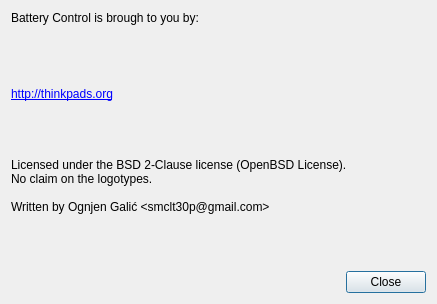
<?xml version="1.0" encoding="UTF-8"?>
<ui version="4.0">
 <class>thinkpads_org_about</class>
 <widget class="QDialog" name="thinkpads_org_about">
  <property name="geometry">
   <rect>
    <x>0</x>
    <y>0</y>
    <width>437</width>
    <height>304</height>
   </rect>
  </property>
  <property name="windowTitle">
   <string>About</string>
  </property>
  <property name="windowIcon">
   <iconset theme="battery"/>
  </property>
  <layout class="QVBoxLayout" name="verticalLayout">
   <item>
    <widget class="QLabel" name="label_2">
     <property name="text">
      <string>Battery Control is brough to you by:</string>
     </property>
    </widget>
   </item>
   <item>
    <widget class="QLabel" name="label">
     <property name="minimumSize">
      <size>
       <width>200</width>
       <height>50</height>
      </size>
     </property>
     <property name="maximumSize">
      <size>
       <width>200</width>
       <height>50</height>
      </size>
     </property>
     <property name="text">
      <string/>
     </property>
     <property name="textFormat">
      <enum>Qt::PlainText</enum>
     </property>
     <property name="pixmap">
      <pixmap>:/logo.png</pixmap>
     </property>
     <property name="scaledContents">
      <bool>true</bool>
     </property>
    </widget>
   </item>
   <item>
    <widget class="QLabel" name="label_3">
     <property name="text">
      <string>&lt;html&gt;&lt;head/&gt;&lt;body&gt;&lt;p&gt;&lt;a href=&quot;http://thinkpads.org&quot;&gt;&lt;span style=&quot; text-decoration: underline; color:#0000ff;&quot;&gt;http://thinkpads.org&lt;/span&gt;&lt;/a&gt;&lt;/p&gt;&lt;/body&gt;&lt;/html&gt;</string>
     </property>
    </widget>
   </item>
   <item>
    <spacer name="verticalSpacer_2">
     <property name="orientation">
      <enum>Qt::Vertical</enum>
     </property>
     <property name="sizeHint" stdset="0">
      <size>
       <width>20</width>
       <height>40</height>
      </size>
     </property>
    </spacer>
   </item>
   <item>
    <widget class="QLabel" name="label_4">
     <property name="text">
      <string>&lt;html&gt;&lt;head/&gt;&lt;body&gt;&lt;p&gt;Licensed under the BSD 2-Clause license (OpenBSD License). &lt;br/&gt;No claim on the logotypes.&lt;br/&gt;&lt;br/&gt;Written by Ognjen Galić &amp;lt;smclt30p@gmail.com&amp;gt;&lt;/p&gt;&lt;/body&gt;&lt;/html&gt;</string>
     </property>
     <property name="wordWrap">
      <bool>true</bool>
     </property>
    </widget>
   </item>
   <item>
    <spacer name="verticalSpacer">
     <property name="orientation">
      <enum>Qt::Vertical</enum>
     </property>
     <property name="sizeHint" stdset="0">
      <size>
       <width>20</width>
       <height>5</height>
      </size>
     </property>
    </spacer>
   </item>
   <item>
    <widget class="QDialogButtonBox" name="buttonBox">
     <property name="orientation">
      <enum>Qt::Horizontal</enum>
     </property>
     <property name="standardButtons">
      <set>QDialogButtonBox::Close</set>
     </property>
     <property name="centerButtons">
      <bool>false</bool>
     </property>
    </widget>
   </item>
  </layout>
 </widget>
 <resources/>
 <connections>
  <connection>
   <sender>buttonBox</sender>
   <signal>accepted()</signal>
   <receiver>thinkpads_org_about</receiver>
   <slot>accept()</slot>
   <hints>
    <hint type="sourcelabel">
     <x>248</x>
     <y>254</y>
    </hint>
    <hint type="destinationlabel">
     <x>157</x>
     <y>274</y>
    </hint>
   </hints>
  </connection>
  <connection>
   <sender>buttonBox</sender>
   <signal>rejected()</signal>
   <receiver>thinkpads_org_about</receiver>
   <slot>reject()</slot>
   <hints>
    <hint type="sourcelabel">
     <x>316</x>
     <y>260</y>
    </hint>
    <hint type="destinationlabel">
     <x>286</x>
     <y>274</y>
    </hint>
   </hints>
  </connection>
 </connections>
</ui>
